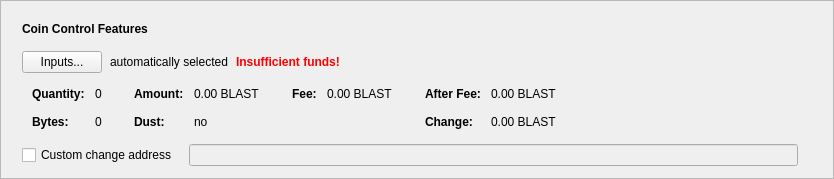
      <widget class="QFrame" name="frameCoinControl">
       <property name="sizePolicy">
        <sizepolicy hsizetype="Expanding" vsizetype="Fixed">
         <horstretch>0</horstretch>
         <verstretch>0</verstretch>
        </sizepolicy>
       </property>
       <property name="frameShape">
        <enum>QFrame::StyledPanel</enum>
       </property>
       <property name="frameShadow">
        <enum>QFrame::Raised</enum>
       </property>
       <layout class="QVBoxLayout" name="verticalLayout_2">
        <item>
         <layout class="QVBoxLayout" name="verticalLayoutCoinControl" stretch="0,0,0,0,0">
          <property name="spacing">
           <number>0</number>
          </property>
          <property name="sizeConstraint">
           <enum>QLayout::SetDefaultConstraint</enum>
          </property>
          <property name="leftMargin">
           <number>10</number>
          </property>
          <property name="topMargin">
           <number>10</number>
          </property>
          <item>
           <layout class="QHBoxLayout" name="horizontalLayoutCoinControl1">
            <property name="bottomMargin">
             <number>15</number>
            </property>
            <item>
             <widget class="QLabel" name="labelCoinControlFeatures">
              <property name="sizePolicy">
               <sizepolicy hsizetype="Preferred" vsizetype="Maximum">
                <horstretch>0</horstretch>
                <verstretch>0</verstretch>
               </sizepolicy>
              </property>
              <property name="font">
               <font>
                <weight>75</weight>
                <bold>true</bold>
               </font>
              </property>
              <property name="styleSheet">
               <string notr="true">font-weight:bold;</string>
              </property>
              <property name="text">
               <string>Coin Control Features</string>
              </property>
             </widget>
            </item>
           </layout>
          </item>
          <item>
           <layout class="QHBoxLayout" name="horizontalLayoutCoinControl2" stretch="0,0,0,0">
            <property name="spacing">
             <number>8</number>
            </property>
            <property name="bottomMargin">
             <number>10</number>
            </property>
            <item>
             <widget class="QPushButton" name="pushButtonCoinControl">
              <property name="styleSheet">
               <string notr="true"/>
              </property>
              <property name="text">
               <string>Inputs...</string>
              </property>
              <property name="autoDefault">
               <bool>false</bool>
              </property>
             </widget>
            </item>
            <item>
             <widget class="QLabel" name="labelCoinControlAutomaticallySelected">
              <property name="text">
               <string>automatically selected</string>
              </property>
              <property name="margin">
               <number>5</number>
              </property>
             </widget>
            </item>
            <item>
             <widget class="QLabel" name="labelCoinControlInsuffFunds">
              <property name="font">
               <font>
                <weight>75</weight>
                <bold>true</bold>
               </font>
              </property>
              <property name="styleSheet">
               <string notr="true">color:red;font-weight:bold;</string>
              </property>
              <property name="text">
               <string>Insufficient funds!</string>
              </property>
              <property name="margin">
               <number>5</number>
              </property>
             </widget>
            </item>
            <item>
             <spacer name="horizontalSpacerCoinControl">
              <property name="orientation">
               <enum>Qt::Horizontal</enum>
              </property>
              <property name="sizeHint" stdset="0">
               <size>
                <width>40</width>
                <height>1</height>
               </size>
              </property>
             </spacer>
            </item>
           </layout>
          </item>
          <item>
           <widget class="QWidget" name="widgetCoinControl" native="true">
            <property name="sizePolicy">
             <sizepolicy hsizetype="Preferred" vsizetype="Preferred">
              <horstretch>0</horstretch>
              <verstretch>0</verstretch>
             </sizepolicy>
            </property>
            <property name="minimumSize">
             <size>
              <width>0</width>
              <height>0</height>
             </size>
            </property>
            <property name="styleSheet">
             <string notr="true"/>
            </property>
            <layout class="QHBoxLayout" name="horizontalLayoutCoinControl5">
             <property name="leftMargin">
              <number>0</number>
             </property>
             <property name="topMargin">
              <number>0</number>
             </property>
             <property name="rightMargin">
              <number>0</number>
             </property>
             <property name="bottomMargin">
              <number>0</number>
             </property>
             <item>
              <layout class="QHBoxLayout" name="horizontalLayoutCoinControl3" stretch="0,0,0,1">
               <property name="spacing">
                <number>20</number>
               </property>
               <property name="topMargin">
                <number>0</number>
               </property>
               <property name="bottomMargin">
                <number>10</number>
               </property>
               <item>
                <layout class="QFormLayout" name="formLayoutCoinControl1">
                 <property name="horizontalSpacing">
                  <number>10</number>
                 </property>
                 <property name="verticalSpacing">
                  <number>14</number>
                 </property>
                 <property name="leftMargin">
                  <number>10</number>
                 </property>
                 <property name="topMargin">
                  <number>4</number>
                 </property>
                 <property name="rightMargin">
                  <number>6</number>
                 </property>
                 <item row="0" column="0">
                  <widget class="QLabel" name="labelCoinControlQuantityText">
                   <property name="font">
                    <font>
                     <weight>75</weight>
                     <bold>true</bold>
                    </font>
                   </property>
                   <property name="text">
                    <string>Quantity:</string>
                   </property>
                   <property name="margin">
                    <number>0</number>
                   </property>
                  </widget>
                 </item>
                 <item row="0" column="1">
                  <widget class="QLabel" name="labelCoinControlQuantity">
                   <property name="cursor">
                    <cursorShape>IBeamCursor</cursorShape>
                   </property>
                   <property name="contextMenuPolicy">
                    <enum>Qt::ActionsContextMenu</enum>
                   </property>
                   <property name="text">
                    <string notr="true">0</string>
                   </property>
                   <property name="margin">
                    <number>0</number>
                   </property>
                   <property name="textInteractionFlags">
                    <set>Qt::LinksAccessibleByMouse|Qt::TextSelectableByKeyboard|Qt::TextSelectableByMouse</set>
                   </property>
                  </widget>
                 </item>
                 <item row="1" column="0">
                  <widget class="QLabel" name="labelCoinControlBytesText">
                   <property name="font">
                    <font>
                     <weight>75</weight>
                     <bold>true</bold>
                    </font>
                   </property>
                   <property name="text">
                    <string>Bytes:</string>
                   </property>
                  </widget>
                 </item>
                 <item row="1" column="1">
                  <widget class="QLabel" name="labelCoinControlBytes">
                   <property name="cursor">
                    <cursorShape>IBeamCursor</cursorShape>
                   </property>
                   <property name="contextMenuPolicy">
                    <enum>Qt::ActionsContextMenu</enum>
                   </property>
                   <property name="text">
                    <string notr="true">0</string>
                   </property>
                   <property name="textInteractionFlags">
                    <set>Qt::LinksAccessibleByMouse|Qt::TextSelectableByKeyboard|Qt::TextSelectableByMouse</set>
                   </property>
                  </widget>
                 </item>
                </layout>
               </item>
               <item>
                <layout class="QFormLayout" name="formLayoutCoinControl2">
                 <property name="horizontalSpacing">
                  <number>10</number>
                 </property>
                 <property name="verticalSpacing">
                  <number>14</number>
                 </property>
                 <property name="leftMargin">
                  <number>6</number>
                 </property>
                 <property name="topMargin">
                  <number>4</number>
                 </property>
                 <property name="rightMargin">
                  <number>6</number>
                 </property>
                 <item row="0" column="0">
                  <widget class="QLabel" name="labelCoinControlAmountText">
                   <property name="font">
                    <font>
                     <weight>75</weight>
                     <bold>true</bold>
                    </font>
                   </property>
                   <property name="text">
                    <string>Amount:</string>
                   </property>
                   <property name="margin">
                    <number>0</number>
                   </property>
                  </widget>
                 </item>
                 <item row="0" column="1">
                  <widget class="QLabel" name="labelCoinControlAmount">
                   <property name="cursor">
                    <cursorShape>IBeamCursor</cursorShape>
                   </property>
                   <property name="contextMenuPolicy">
                    <enum>Qt::ActionsContextMenu</enum>
                   </property>
                   <property name="text">
                    <string notr="true">0.00 BLAST</string>
                   </property>
                   <property name="textInteractionFlags">
                    <set>Qt::LinksAccessibleByMouse|Qt::TextSelectableByKeyboard|Qt::TextSelectableByMouse</set>
                   </property>
                  </widget>
                 </item>
                 <item row="1" column="0">
                  <widget class="QLabel" name="labelCoinControlLowOutputText">
                   <property name="font">
                    <font>
                     <weight>75</weight>
                     <bold>true</bold>
                    </font>
                   </property>
                   <property name="text">
                    <string>Dust:</string>
                   </property>
                  </widget>
                 </item>
                 <item row="1" column="1">
                  <widget class="QLabel" name="labelCoinControlLowOutput">
                   <property name="cursor">
                    <cursorShape>IBeamCursor</cursorShape>
                   </property>
                   <property name="contextMenuPolicy">
                    <enum>Qt::ActionsContextMenu</enum>
                   </property>
                   <property name="text">
                    <string notr="true">no</string>
                   </property>
                   <property name="textInteractionFlags">
                    <set>Qt::LinksAccessibleByMouse|Qt::TextSelectableByKeyboard|Qt::TextSelectableByMouse</set>
                   </property>
                  </widget>
                 </item>
                </layout>
               </item>
               <item>
                <layout class="QFormLayout" name="formLayoutCoinControl3">
                 <property name="horizontalSpacing">
                  <number>10</number>
                 </property>
                 <property name="verticalSpacing">
                  <number>14</number>
                 </property>
                 <property name="leftMargin">
                  <number>6</number>
                 </property>
                 <property name="topMargin">
                  <number>4</number>
                 </property>
                 <property name="rightMargin">
                  <number>6</number>
                 </property>
                 <item row="0" column="0">
                  <widget class="QLabel" name="labelCoinControlFeeText">
                   <property name="font">
                    <font>
                     <weight>75</weight>
                     <bold>true</bold>
                    </font>
                   </property>
                   <property name="text">
                    <string>Fee:</string>
                   </property>
                   <property name="margin">
                    <number>0</number>
                   </property>
                  </widget>
                 </item>
                 <item row="0" column="1">
                  <widget class="QLabel" name="labelCoinControlFee">
                   <property name="cursor">
                    <cursorShape>IBeamCursor</cursorShape>
                   </property>
                   <property name="contextMenuPolicy">
                    <enum>Qt::ActionsContextMenu</enum>
                   </property>
                   <property name="text">
                    <string notr="true">0.00 BLAST</string>
                   </property>
                   <property name="textInteractionFlags">
                    <set>Qt::LinksAccessibleByMouse|Qt::TextSelectableByKeyboard|Qt::TextSelectableByMouse</set>
                   </property>
                  </widget>
                 </item>
                </layout>
               </item>
               <item>
                <layout class="QFormLayout" name="formLayoutCoinControl4">
                 <property name="horizontalSpacing">
                  <number>10</number>
                 </property>
                 <property name="verticalSpacing">
                  <number>14</number>
                 </property>
                 <property name="leftMargin">
                  <number>6</number>
                 </property>
                 <property name="topMargin">
                  <number>4</number>
                 </property>
                 <property name="rightMargin">
                  <number>6</number>
                 </property>
                 <item row="0" column="0">
                  <widget class="QLabel" name="labelCoinControlAfterFeeText">
                   <property name="font">
                    <font>
                     <weight>75</weight>
                     <bold>true</bold>
                    </font>
                   </property>
                   <property name="text">
                    <string>After Fee:</string>
                   </property>
                   <property name="margin">
                    <number>0</number>
                   </property>
                  </widget>
                 </item>
                 <item row="0" column="1">
                  <widget class="QLabel" name="labelCoinControlAfterFee">
                   <property name="cursor">
                    <cursorShape>IBeamCursor</cursorShape>
                   </property>
                   <property name="contextMenuPolicy">
                    <enum>Qt::ActionsContextMenu</enum>
                   </property>
                   <property name="text">
                    <string notr="true">0.00 BLAST</string>
                   </property>
                   <property name="textInteractionFlags">
                    <set>Qt::LinksAccessibleByMouse|Qt::TextSelectableByKeyboard|Qt::TextSelectableByMouse</set>
                   </property>
                  </widget>
                 </item>
                 <item row="1" column="0">
                  <widget class="QLabel" name="labelCoinControlChangeText">
                   <property name="font">
                    <font>
                     <weight>75</weight>
                     <bold>true</bold>
                    </font>
                   </property>
                   <property name="text">
                    <string>Change:</string>
                   </property>
                  </widget>
                 </item>
                 <item row="1" column="1">
                  <widget class="QLabel" name="labelCoinControlChange">
                   <property name="cursor">
                    <cursorShape>IBeamCursor</cursorShape>
                   </property>
                   <property name="contextMenuPolicy">
                    <enum>Qt::ActionsContextMenu</enum>
                   </property>
                   <property name="text">
                    <string notr="true">0.00 BLAST</string>
                   </property>
                   <property name="textInteractionFlags">
                    <set>Qt::LinksAccessibleByMouse|Qt::TextSelectableByKeyboard|Qt::TextSelectableByMouse</set>
                   </property>
                  </widget>
                 </item>
                </layout>
               </item>
              </layout>
             </item>
            </layout>
           </widget>
          </item>
          <item>
           <layout class="QHBoxLayout" name="horizontalLayoutCoinControl4" stretch="0,0,0">
            <property name="spacing">
             <number>12</number>
            </property>
            <property name="sizeConstraint">
             <enum>QLayout::SetDefaultConstraint</enum>
            </property>
            <property name="topMargin">
             <number>5</number>
            </property>
            <property name="rightMargin">
             <number>5</number>
            </property>
            <item>
             <widget class="QCheckBox" name="checkBoxCoinControlChange">
              <property name="toolTip">
               <string>If this is activated, but the change address is empty or invalid, change will be sent to a newly generated address.</string>
              </property>
              <property name="text">
               <string>Custom change address</string>
              </property>
             </widget>
            </item>
            <item>
             <widget class="QValidatedLineEdit" name="lineEditCoinControlChange">
              <property name="enabled">
               <bool>false</bool>
              </property>
              <property name="sizePolicy">
               <sizepolicy hsizetype="Expanding" vsizetype="Fixed">
                <horstretch>0</horstretch>
                <verstretch>0</verstretch>
               </sizepolicy>
              </property>
             </widget>
            </item>
            <item>
             <widget class="QLabel" name="labelCoinControlChangeLabel">
              <property name="sizePolicy">
               <sizepolicy hsizetype="Preferred" vsizetype="Expanding">
                <horstretch>0</horstretch>
                <verstretch>0</verstretch>
               </sizepolicy>
              </property>
              <property name="minimumSize">
               <size>
                <width>0</width>
                <height>0</height>
               </size>
              </property>
              <property name="text">
               <string/>
              </property>
              <property name="margin">
               <number>3</number>
              </property>
             </widget>
            </item>
           </layout>
          </item>
          <item>
           <spacer name="verticalSpacerCoinControl">
            <property name="orientation">
             <enum>Qt::Vertical</enum>
            </property>
            <property name="sizeType">
             <enum>QSizePolicy::Expanding</enum>
            </property>
            <property name="sizeHint" stdset="0">
             <size>
              <width>800</width>
              <height>1</height>
             </size>
            </property>
           </spacer>
          </item>
         </layout>
        </item>
       </layout>
      </widget>
